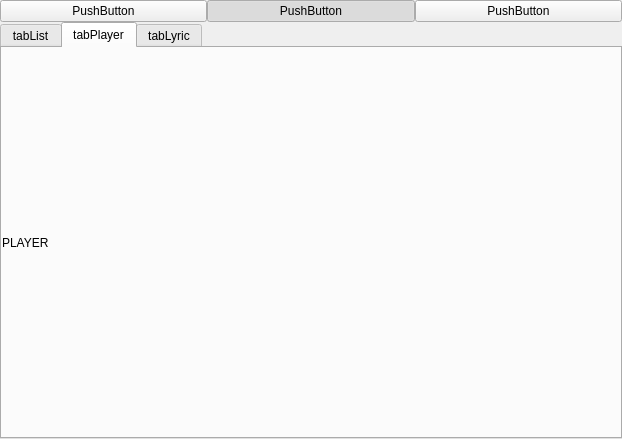
<?xml version="1.0" encoding="UTF-8"?>
<ui version="4.0">
 <class>OnePlayerClass</class>
 <widget class="QMainWindow" name="OnePlayerClass">
  <property name="geometry">
   <rect>
    <x>0</x>
    <y>0</y>
    <width>622</width>
    <height>439</height>
   </rect>
  </property>
  <property name="sizePolicy">
   <sizepolicy hsizetype="Preferred" vsizetype="Preferred">
    <horstretch>1</horstretch>
    <verstretch>1</verstretch>
   </sizepolicy>
  </property>
  <property name="windowTitle">
   <string>OnePlayer</string>
  </property>
  <widget class="QWidget" name="centralWidget">
   <property name="layoutDirection">
    <enum>Qt::LeftToRight</enum>
   </property>
   <layout class="QGridLayout" name="gridLayout">
    <property name="leftMargin">
     <number>0</number>
    </property>
    <property name="topMargin">
     <number>0</number>
    </property>
    <property name="rightMargin">
     <number>0</number>
    </property>
    <property name="bottomMargin">
     <number>0</number>
    </property>
    <property name="spacing">
     <number>0</number>
    </property>
    <item row="0" column="2">
     <widget class="QPushButton" name="pushButtonLyric">
      <property name="text">
       <string>PushButton</string>
      </property>
      <property name="checkable">
       <bool>true</bool>
      </property>
      <attribute name="buttonGroup">
       <string notr="true">buttonGroup</string>
      </attribute>
     </widget>
    </item>
    <item row="1" column="0" colspan="3">
     <widget class="QTabWidget" name="tabWidget">
      <property name="sizePolicy">
       <sizepolicy hsizetype="Expanding" vsizetype="Expanding">
        <horstretch>1</horstretch>
        <verstretch>1</verstretch>
       </sizepolicy>
      </property>
      <property name="layoutDirection">
       <enum>Qt::LeftToRight</enum>
      </property>
      <property name="autoFillBackground">
       <bool>false</bool>
      </property>
      <property name="currentIndex">
       <number>1</number>
      </property>
      <widget class="QWidget" name="tabList">
       <attribute name="title">
        <string>tabList</string>
       </attribute>
       <layout class="QGridLayout" name="gridLayoutList">
        <property name="leftMargin">
         <number>0</number>
        </property>
        <property name="topMargin">
         <number>0</number>
        </property>
        <property name="rightMargin">
         <number>0</number>
        </property>
        <property name="bottomMargin">
         <number>0</number>
        </property>
        <property name="spacing">
         <number>0</number>
        </property>
        <item row="0" column="0">
         <widget class="QLabel" name="label">
          <property name="lineWidth">
           <number>0</number>
          </property>
          <property name="text">
           <string>LIST</string>
          </property>
         </widget>
        </item>
       </layout>
      </widget>
      <widget class="QWidget" name="tabPlayer">
       <attribute name="title">
        <string>tabPlayer</string>
       </attribute>
       <layout class="QGridLayout" name="gridLayoutPlayer">
        <property name="leftMargin">
         <number>0</number>
        </property>
        <property name="topMargin">
         <number>0</number>
        </property>
        <property name="rightMargin">
         <number>0</number>
        </property>
        <property name="bottomMargin">
         <number>0</number>
        </property>
        <property name="spacing">
         <number>0</number>
        </property>
        <item row="0" column="0">
         <widget class="QLabel" name="label_2">
          <property name="text">
           <string>PLAYER</string>
          </property>
         </widget>
        </item>
       </layout>
      </widget>
      <widget class="QWidget" name="tabLyric">
       <attribute name="title">
        <string>tabLyric</string>
       </attribute>
       <layout class="QGridLayout" name="gridLayoutLyric">
        <property name="leftMargin">
         <number>0</number>
        </property>
        <property name="topMargin">
         <number>0</number>
        </property>
        <property name="rightMargin">
         <number>0</number>
        </property>
        <property name="bottomMargin">
         <number>0</number>
        </property>
        <property name="spacing">
         <number>0</number>
        </property>
        <item row="0" column="0">
         <widget class="QLabel" name="label_3">
          <property name="text">
           <string>LYRIC</string>
          </property>
         </widget>
        </item>
       </layout>
      </widget>
     </widget>
    </item>
    <item row="0" column="1">
     <widget class="QPushButton" name="pushButtonPlayer">
      <property name="text">
       <string>PushButton</string>
      </property>
      <property name="checkable">
       <bool>true</bool>
      </property>
      <property name="checked">
       <bool>true</bool>
      </property>
      <attribute name="buttonGroup">
       <string notr="true">buttonGroup</string>
      </attribute>
     </widget>
    </item>
    <item row="0" column="0">
     <widget class="QPushButton" name="pushButtonList">
      <property name="text">
       <string>PushButton</string>
      </property>
      <property name="checkable">
       <bool>true</bool>
      </property>
      <attribute name="buttonGroup">
       <string notr="true">buttonGroup</string>
      </attribute>
     </widget>
    </item>
   </layout>
  </widget>
 </widget>
 <layoutdefault spacing="6" margin="11"/>
 <resources>
  <include location="OnePlayer.qrc"/>
 </resources>
 <connections/>
 <buttongroups>
  <buttongroup name="buttonGroup"/>
 </buttongroups>
</ui>
